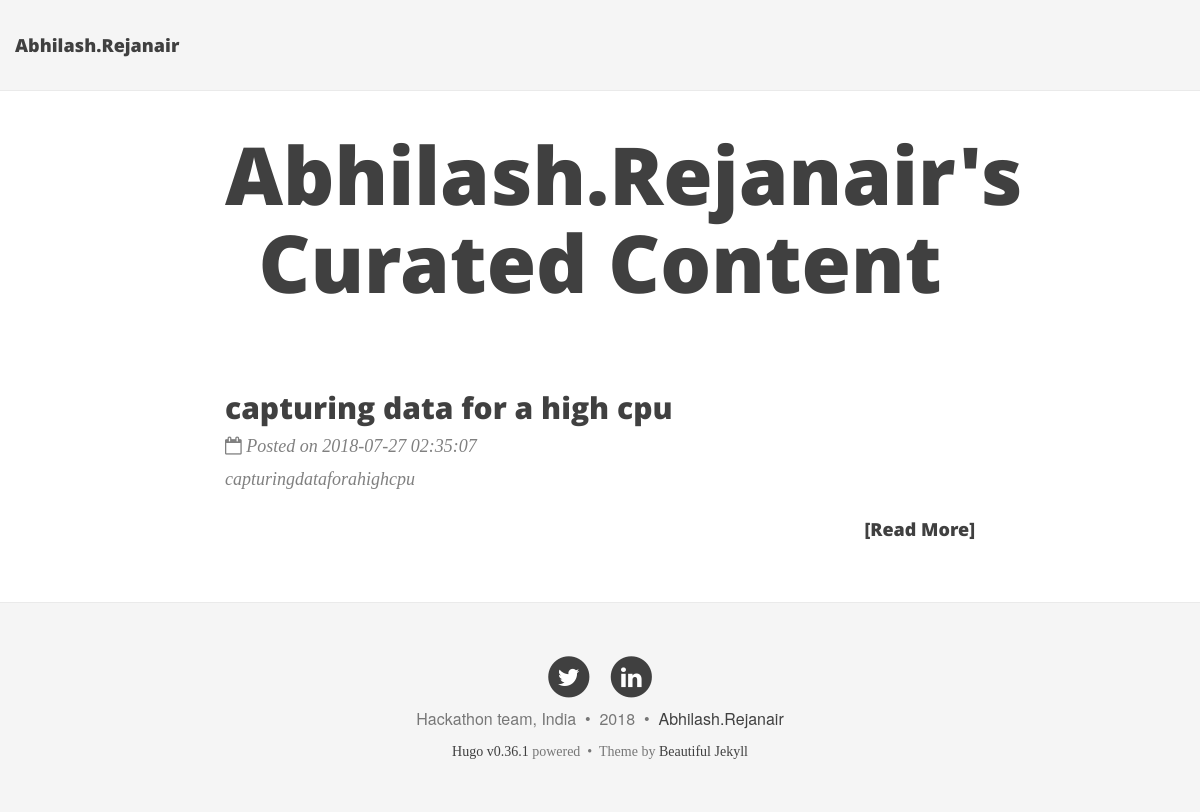
Page /Abhilash.Rejanair on the committed database.
### model.py (models this page shows, shortened)
class Article(Base):
     __tablename__ = 'article'
     id = Column(Integer, primary_key=True)
     title = Column(String,nullable=False)
     name = Column(String,nullable=False)
     body = Column(Text)
     alias = Column(String,nullable=False)
     time = Column(DateTime,nullable=False)
     urlslug = Column(String,nullable=False)

### server.py (the view)
@app.route('/<alias>')
def get_all_posts(alias):
    db_search = session.query(Article).filter(
                Article.alias == str(alias),
            ).all()
    return render_template('index.html', alias = alias, articles=db_search)

### templates/index.html (shortened to what this page needs)
<!DOCTYPE html>
<html lang="en"><head>
  <link rel="stylesheet" href="index_files/katex.css">
  <link rel="stylesheet" href="https://stackpath.bootstrapcdn.com/font-awesome/4.7.0/css/font-awesome.min.css">
  <link rel="stylesheet" href="index_files/bootstrap.css">
  <link rel="stylesheet" href="index_files/main.css"><link rel="stylesheet" href="index_files/css_002.css">
  <link rel="stylesheet" href="index_files/css.css">
  <link rel="stylesheet" href="index_files/highlight.css"><link rel="stylesheet" href="index_files/codeblock.css">
<link rel="stylesheet" href="index_files/photoswipe.css">
<link rel="stylesheet" href="index_files/default-skin.css">
</head><body>
    <nav class="navbar navbar-default navbar-fixed-top navbar-custom">
  <div class="container-fluid">
    <div class="navbar-header">
      <a class="navbar-brand" href="/">{{alias}}</a>
    </div>
    <div class="collapse navbar-collapse" id="main-navbar">
    </div>
  </div>
</nav>
  <header class="header-section ">
    <div class="intro-header no-img">
      <div class="container">
        <div class="row">
          <div class="col-lg-8 col-lg-offset-2 col-md-10 col-md-offset-1">
            <div class="page-heading">
              <h1>{{alias}}'s Curated Content</h1>
            </div>
          </div>
        </div>
      </div>
    </div>
  </header>
  <div role="main" class="container">
    <div class="row">
      <div class="col-lg-8 col-lg-offset-2 col-md-10 col-md-offset-1">
        <div class="posts-list">
            {% for item in articles %}
            <article class="post-preview">
                <a href="{{alias}}/{{item.urlslug}}">
                  <h2 class="post-titlte">{{item.title}}</h2>
                </a>
                <span class="post-meta">
    <i class="fa fa-calendar-o"></i>&nbsp;Posted on {{item.time}}
    <p>{{item.urlslug}}</p>
  </span>
                <div class="post-entry">
                    <link rel="stylesheet" href="index_files/hugo-easy-gallery.css">
                    <a href="{{alias}}/{{item.urlslug}}" class="post-read-more">[Read More]</a>
                </div>
              </article>
        {% endfor %}
        </div>
      </div>
    </div>
  </div>
    <footer>
  <div class="container">
    <div class="row">
      <div class="col-lg-8 col-lg-offset-2 col-md-10 col-md-offset-1">
        <ul class="list-inline text-center footer-links">
              <li>
                <a href="https://twitter.com/" title="Twitter">
                  <span class="fa-stack fa-lg">
                    <i class="fa fa-circle fa-stack-2x"></i>
                    <i class="fa fa-twitter fa-stack-1x fa-inverse"></i>
                  </span>
                </a>
              </li>
              <li>
                <a href="https://linkedin.com/in/abhilashrejanair" title="LinkedIn">
                  <span class="fa-stack fa-lg">
                    <i class="fa fa-circle fa-stack-2x"></i>
                    <i class="fa fa-linkedin fa-stack-1x fa-inverse"></i>
                  </span>
                </a>
              </li>
        </ul>
        <p class="credits copyright text-muted">
              Hackathon team, India
          &nbsp;•&nbsp;
          2018
            &nbsp;•&nbsp;
            <a href="http://p.agnihotry.com/">{{alias}}</a>
        </p>
        <p class="credits theme-by text-muted">
          <a href="http://gohugo.io/">Hugo v0.36.1</a> powered &nbsp;•&nbsp; Theme by <a href="http://deanattali.com/beautiful-jekyll/">Beautiful Jekyll</a>
        </p>
      </div>
    </div>
  </div>
</footer>
</body></html>

### rows in the picture
Article: alias "Abhilash.Rejanair", title "capturing data for a high cpu", time "2018-07-27 02:35:07", urlslug "capturingdataforahighcpu"
